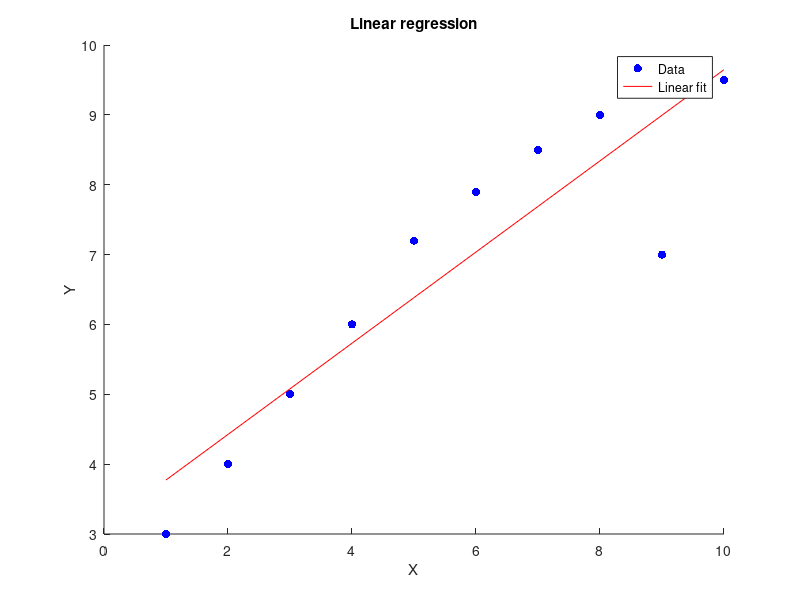

Here is the MATLAB script that generated this plot:
clear all;
clc;
x = 1:1:10;
y = [3 4 5 6 7.2 7.9 8.5 9 7 9.5]; %declaring inputs
coeff = polyfit( x , y , 1); % finding polynomial eqn

slope = coeff(1);
intercept = coeff(2); % finding slope & intercept

fprintf("Slope : %.2f\n" , slope);
fprintf("Intercept : %.2f\n" , intercept);

scatter(x , y , 'b' , 'filled'); % plotting points of input
hold on;

newy = polyval(coeff,x); % plotting the best-fit straight line
plot(x , newy , 'r');
title("Linear regression");
xlabel("X");
ylabel("Y");
legend('Data', 'Linear fit');